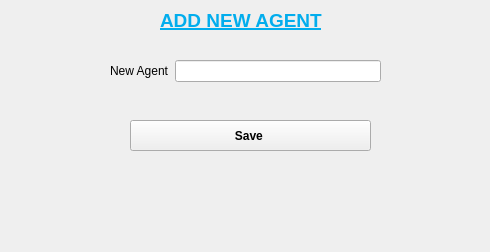
<?xml version="1.0" encoding="UTF-8"?>
<ui version="4.0">
 <class>Form</class>
 <widget class="QWidget" name="Form">
  <property name="geometry">
   <rect>
    <x>0</x>
    <y>0</y>
    <width>490</width>
    <height>252</height>
   </rect>
  </property>
  <property name="windowTitle">
   <string>Form</string>
  </property>
  <widget class="QLabel" name="label_2">
   <property name="geometry">
    <rect>
     <x>160</x>
     <y>10</y>
     <width>171</width>
     <height>21</height>
    </rect>
   </property>
   <property name="font">
    <font>
     <pointsize>14</pointsize>
     <weight>75</weight>
     <bold>true</bold>
     <underline>true</underline>
    </font>
   </property>
   <property name="styleSheet">
    <string notr="true">color: rgb(2, 173, 237);</string>
   </property>
   <property name="text">
    <string>ADD NEW AGENT</string>
   </property>
  </widget>
  <widget class="QPushButton" name="save">
   <property name="geometry">
    <rect>
     <x>130</x>
     <y>120</y>
     <width>241</width>
     <height>31</height>
    </rect>
   </property>
   <property name="font">
    <font>
     <weight>75</weight>
     <bold>true</bold>
    </font>
   </property>
   <property name="text">
    <string>Save </string>
   </property>
  </widget>
  <widget class="QWidget" name="layoutWidget">
   <property name="geometry">
    <rect>
     <x>110</x>
     <y>60</y>
     <width>271</width>
     <height>22</height>
    </rect>
   </property>
   <layout class="QHBoxLayout" name="horizontalLayout">
    <item>
     <widget class="QLabel" name="lb_incident_cat_3">
      <property name="text">
       <string>New Agent</string>
      </property>
     </widget>
    </item>
    <item>
     <widget class="QLineEdit" name="lineEdit_2">
      <property name="font">
       <font>
        <weight>50</weight>
        <bold>false</bold>
       </font>
      </property>
     </widget>
    </item>
   </layout>
  </widget>
 </widget>
 <resources/>
 <connections/>
</ui>
